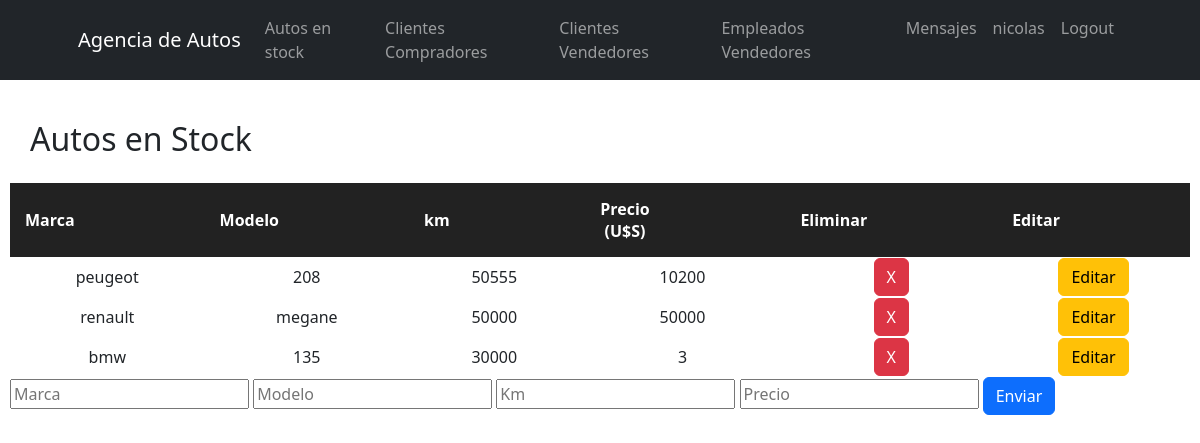
The app's page /setAutosEnStock/ (signed in) with its own data.
### AgenciApp/models.py (models this page shows, shortened)
class autosEnStock(models.Model):
    marca = models.CharField(max_length=40)
    modelo = models.CharField(max_length=40)
    km = models.IntegerField()
    precio = models.IntegerField()

### AgenciApp/views.py (the view)
# urls.py: path('setAutosEnStock/', setAutosEnStock, name='setAutosEnStock'),
@login_required
def setAutosEnStock(request):
    Autos = autosEnStock.objects.all()
    if request.method == 'POST':
        auto = autosEnStock(marca=request.POST["marca"],modelo=request.POST["modelo"],km=request.POST["km"],precio=request.POST["precio"])
        auto.save()
        miFormulario = autosFormulario()
        return render(request, "AgenciApp/setAutosEnStock.html", {"miFormulario":miFormulario, "Autos":Autos})
    else:
        miFormulario = autosFormulario()
    return render(request, "AgenciApp/setAutosEnStock.html", {"miFormulario":miFormulario, "Autos":Autos})

### AgenciApp/forms.py
class autosFormulario(forms.Form):
    marca = forms.CharField()
    modelo = forms.CharField()
    km = forms.IntegerField()
    precio = forms.IntegerField()

### AgenciApp/templates/AgenciApp/setAutosEnStock.html (shortened to what this page needs)
<div>
    {% extends "AgenciApp/autosEnStock.html" %}
    {% load static %}
    {% block setAutosEnStock %}
        <form action="" method="post"> {% csrf_token %}
            <input placeholder="Marca" type = "text" name="marca" required>
            <input placeholder="Modelo" type = "text" name="modelo" required>
            <input placeholder="Km" type = "number" name="km" required>
            <input placeholder="Precio" type = "number" name="precio" required>
            <input class="btn btn-primary" type="submit" value="Enviar">
        </form>
    {% endblock %}

### AgenciApp/templates/AgenciApp/autosEnStock.html (shortened to what this page needs)
<div>
    {% extends "AgenciApp/inicio.html" %}
    {% load static %}
        {% block contenidoQueCambia %}
        <p class="tituloAutosEnStock">Autos en Stock</p>
        <table class="tablaAutosEnStock">
            <tr class="tituloTablaAutosEnStock">
                <th>Marca</th>
                <th>Modelo</th>
                <th>km</th>
                <th>Precio (U$S)</th>
                <th>Eliminar</th>
                <th>Editar</th>
            </tr>
                {% for Auto in Autos %}
                    <tr>
                        <td>{{Auto.marca}}</td>
                        <td>{{Auto.modelo}}</td>
                        <td>{{Auto.km}}</td>
                        <td>{{Auto.precio}}</td>
                        <td><button class="btn btn-danger btnEliminar"><a href="{% url 'eliminarAuto' Auto.marca Auto.modelo %}">X</a></button></td>
                        <td><button class="btn btn-warning btnEditar"><a href="{% url 'editarAuto' Auto.marca Auto.modelo %}">Editar</a></button></td>
                {% endfor %}
        </table>
        <div class="formSetAutosEnStock">
            {% block setAutosEnStock %}
            {% endblock %}
        </div>
        {% endblock %}

### AgenciApp/templates/AgenciApp/inicio.html (shortened to what this page needs)
<!DOCTYPE html>
<html lang="en">
<head>
    {% load static %}
    <link href="{% static 'AgenciApp/css/bootstrap.min.css'%}" rel="stylesheet"/>
    <link href="{% static 'AgenciApp/css/AgenciAppStyle.css'%}" rel="stylesheet"/>
</head>
<body>
    <nav class="navbar navbar-expand-lg navbar-dark bg-dark" id="mainNav">
        <div class="container px-4 px-lg-5">
            <a class="navbar-brand" href="{% url 'inicio' %}">Agencia de Autos</a>
            <div class="collapse navbar-collapse" id="navbarResponsive">
                <ul class="navbar-nav ms-auto">
                    <li class="nav-item"><a class="nav-link" href="{% url 'setAutosEnStock' %}">Autos en stock</a></li>
                    <li class="nav-item"><a class="nav-link" href="{% url 'setClientesCompradores' %}">Clientes Compradores</a></li>
                    <li class="nav-item"><a class="nav-link" href="{% url 'setClientesVendedores' %}">Clientes Vendedores</a></li>
                    <li class="nav-item"><a class="nav-link" href="{% url 'setEmpleadosVendedores' %}">Empleados Vendedores</a></li>
                    <li class="nav-item"><a class="nav-link" href="{% url 'mensajes_lista' %}">Mensajes</a></li>
                    <li class="nav-item"><a class="nav-link navText" href="{% url 'perfil' %}">{{user.username}}</a></li>
                    <li class="nav-item"><a class="nav-link navText" href="{% url 'Logout' %}">Logout</a></li>
                </ul>
            </div>
        </div>
    </nav>
    <div class="contenido">
        {% block contenidoQueCambia %}{% endblock %}
    </div>
</body>
</html>

### AgenciApp/static/AgenciApp/css/AgenciAppStyle.css (style rules this page uses)
.contenido { margin-top: 5px !important; padding: 10px; }
.tablaAutosEnStock { text-align: center; }
.tituloTablaAutosEnStock th { background-color: rgb(34, 34, 34); color: white; padding-right: 150px !important; text-align: center !important; }
.tablaAutosEnStock th { padding: 15px; text-align: center !important; padding-right: 130px !important; }
.tituloAutosEnStock { margin: 20px; font-size: xx-large; }
.btnEliminar a { border-radius: 15px !important; color: white !important; text-decoration: none !important; }
.btnEditar a { border-radius: 15px !important; color: rgb(0, 0, 0) !important; text-decoration: none !important; }

### records on screen
autosEnStock: marca "peugeot", modelo "208", km "50555", precio "10200"
autosEnStock: marca "renault", modelo "megane", km "50000", precio "50000"
autosEnStock: marca "bmw", modelo "135", km "30000", precio "3"

### other values on screen
{{ user.username }} "nicolas"
